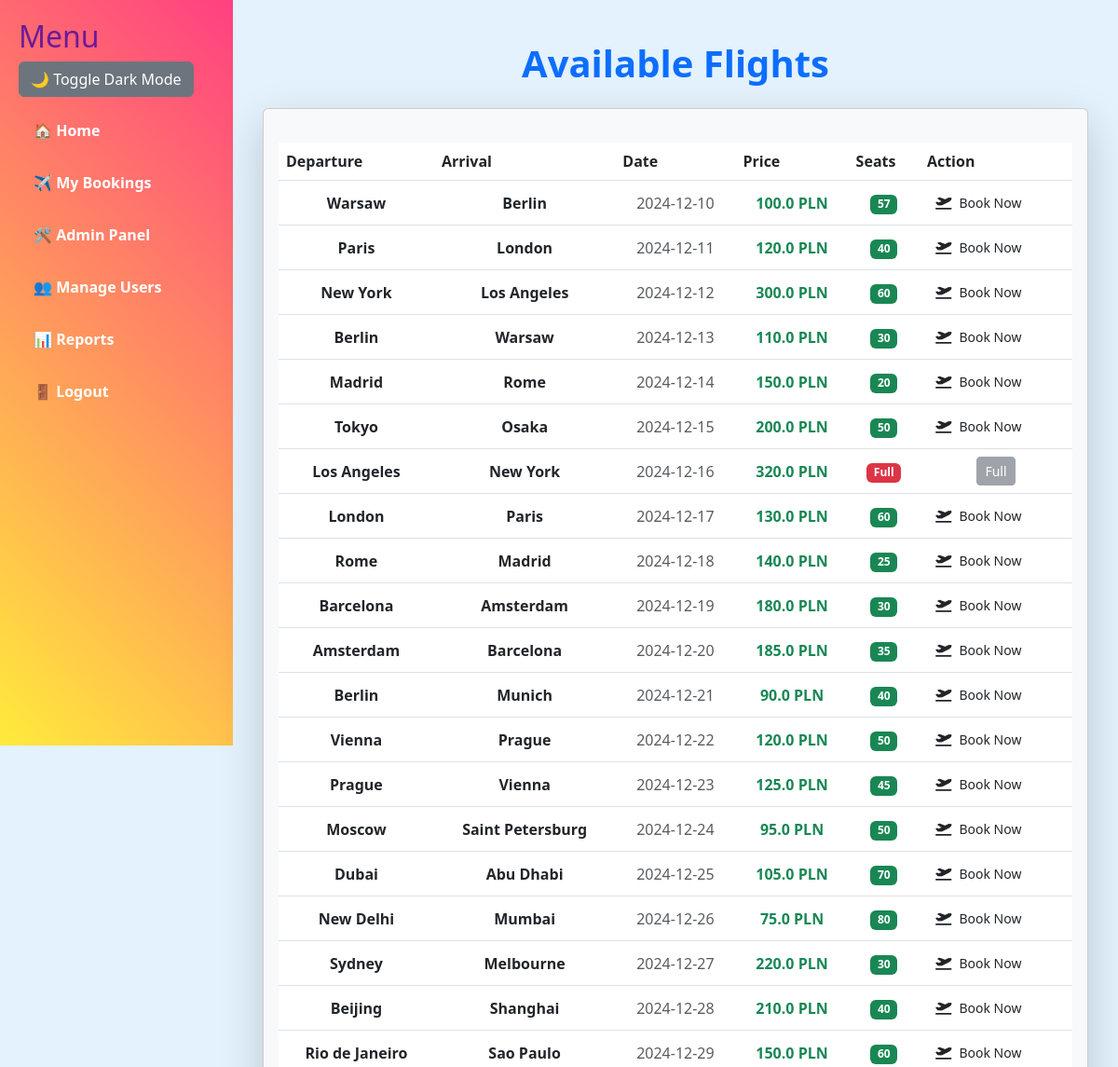
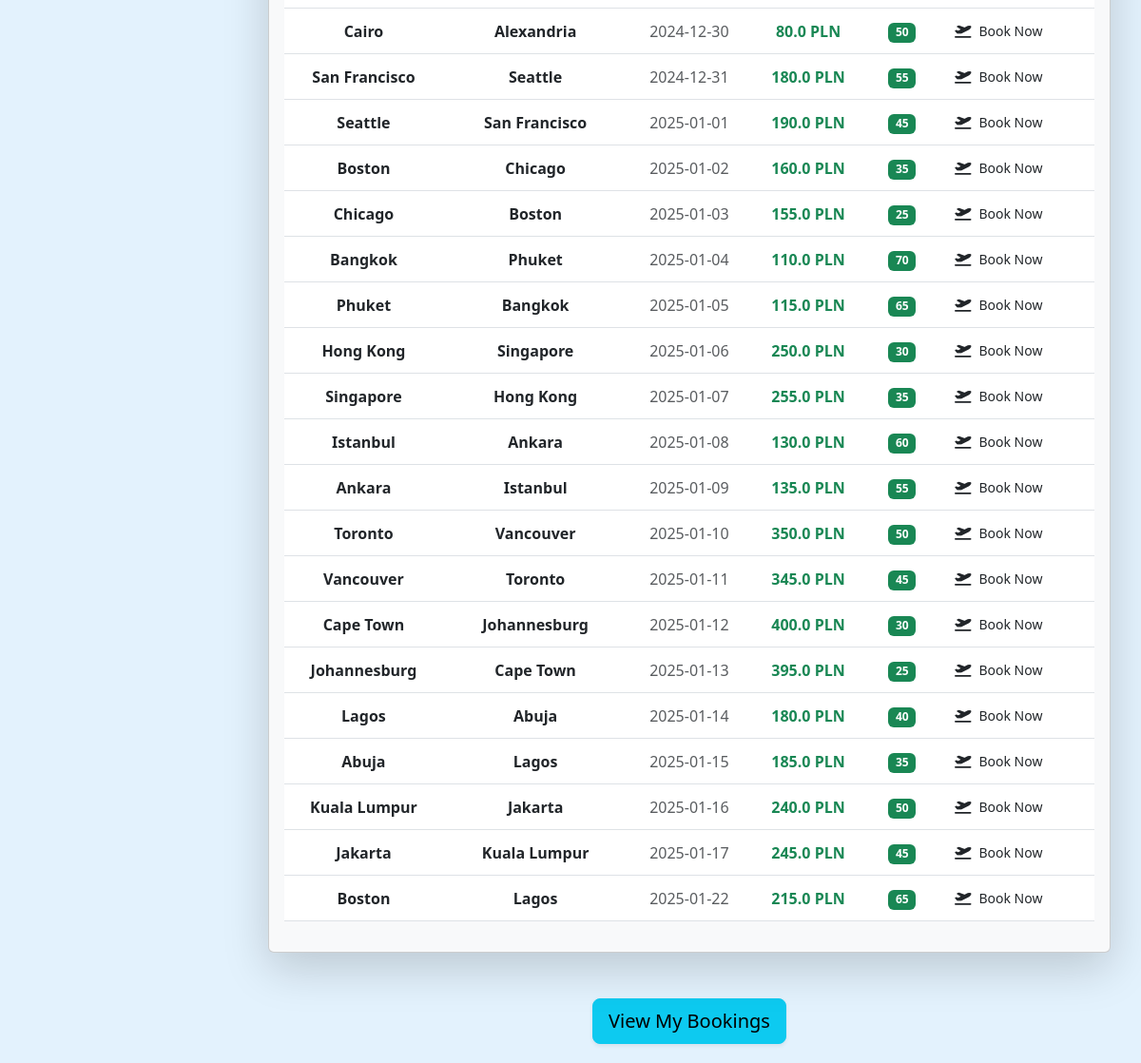
Screenshot of / (signed in) with the database file from the repository (2 pictures, top to bottom).
### app.py (models this page shows)
class Flight(db.Model):
    id = db.Column(db.Integer, primary_key=True)
    departure_city = db.Column(db.String(100), nullable=False)
    arrival_city = db.Column(db.String(100), nullable=False)
    date = db.Column(db.String(100), nullable=False)
    price = db.Column(db.Float, nullable=False)
    available_seats = db.Column(db.Integer, nullable=False)

### app.py (the view)
@app.route("/")
def index():
    flights = Flight.query.all()
    return render_template("index.html", flights=flights)

### app.py (called while the page is built)
@login_manager.user_loader
def load_user(user_id):
    return User.query.get(int(user_id))

    @property
    def is_active(self):
        return True

### templates/index.html
{% extends "base.html" %}
{% block content %}
<div class="container-fluid">
    <h1 class="text-center text-primary fw-bold my-4">Available Flights</h1>
    <div class="card shadow-lg p-3 mb-5 bg-body-tertiary rounded">
        <div class="table-responsive">
            <table class="table table-hover align-middle">
                <thead class="bg-gradient-primary text-white">
                    <tr>
                        <th>Departure</th>
                        <th>Arrival</th>
                        <th>Date</th>
                        <th>Price</th>
                        <th>Seats</th>
                        <th>Action</th>
                    </tr>
                </thead>
                <tbody>
                    {% for flight in flights %}
                    <tr>
                        <td class="text-dark fw-bold">{{ flight.departure_city }}</td>
                        <td class="text-dark fw-bold">{{ flight.arrival_city }}</td>
                        <td class="text-muted">{{ flight.date }}</td>
                        <td class="text-success fw-bold">{{ flight.price }} PLN</td>
                        <td>
                            {% if flight.available_seats > 0 %}
                                <span class="badge bg-success">{{ flight.available_seats }}</span>
                            {% else %}
                                <span class="badge bg-danger">Full</span>
                            {% endif %}
                        </td>
                        <td>
                            {% if flight.available_seats > 0 %}
                                <a href="{{ url_for('book_flight', flight_id=flight.id) }}" class="btn btn-gradient-primary btn-sm d-flex align-items-center">
                                    <i class="fas fa-plane-departure me-2"></i> Book Now
                                </a>
                            {% else %}
                                <button class="btn btn-secondary btn-sm" disabled>Full</button>
                            {% endif %}
                        </td>
                    </tr>
                    {% endfor %}
                </tbody>
            </table>
        </div>
    </div>
    {% if current_user.is_authenticated %}
    <div class="text-center mt-4">
        <a href="{{ url_for('my_bookings') }}" class="btn btn-info btn-lg shadow-sm">
            View My Bookings
        </a>
    </div>
    {% endif %}
</div>
{% endblock %}

### templates/base.html (style rules this page uses)
body { background-color: #e3f2fd; margin: 0; display: flex; transition: background-color 0.3s, color 0.3s; }
h1, h2, h3 { color: #6a1b9a; }
table { width: 100%; background-color: #ffffff; border-collapse: collapse; margin-top: 20px; }
table th { background-color: #6a1b9a; color: white; padding: 10px; }
table tr:nth-child(even) { background-color: #f3e5f5; }
table tr:nth-child(odd) { background-color: #ede7f6; }
table td { padding: 10px; text-align: center; }

### rows the page displays
Flight: departure_city "Warsaw", arrival_city "Berlin", date "2024-12-10", price "100.0", available_seats "57"
Flight: departure_city "Paris", arrival_city "London", date "2024-12-11", price "120.0", available_seats "40"
Flight: departure_city "New York", arrival_city "Los Angeles", date "2024-12-12", price "300.0", available_seats "60"
Flight: departure_city "Berlin", arrival_city "Warsaw", date "2024-12-13", price "110.0", available_seats "30"
Flight: departure_city "Madrid", arrival_city "Rome", date "2024-12-14", price "150.0", available_seats "20"
Flight: departure_city "Tokyo", arrival_city "Osaka", date "2024-12-15", price "200.0", available_seats "50"
Flight: departure_city "Los Angeles", arrival_city "New York", date "2024-12-16", price "320.0", available_seats "Full"
Flight: departure_city "London", arrival_city "Paris", date "2024-12-17", price "130.0", available_seats "60"
Flight: departure_city "Rome", arrival_city "Madrid", date "2024-12-18", price "140.0", available_seats "25"
Flight: departure_city "Barcelona", arrival_city "Amsterdam", date "2024-12-19", price "180.0", available_seats "30"
Flight: departure_city "Amsterdam", arrival_city "Barcelona", date "2024-12-20", price "185.0", available_seats "35"
Flight: departure_city "Berlin", arrival_city "Munich", date "2024-12-21", price "90.0", available_seats "40"
Flight: departure_city "Vienna", arrival_city "Prague", date "2024-12-22", price "120.0", available_seats "50"
Flight: departure_city "Prague", arrival_city "Vienna", date "2024-12-23", price "125.0", available_seats "45"
Flight: departure_city "Moscow", arrival_city "Saint Petersburg", date "2024-12-24", price "95.0", available_seats "50"
Flight: departure_city "Dubai", arrival_city "Abu Dhabi", date "2024-12-25", price "105.0", available_seats "70"
Flight: departure_city "New Delhi", arrival_city "Mumbai", date "2024-12-26", price "75.0", available_seats "80"
Flight: departure_city "Sydney", arrival_city "Melbourne", date "2024-12-27", price "220.0", available_seats "30"
Flight: departure_city "Beijing", arrival_city "Shanghai", date "2024-12-28", price "210.0", available_seats "40"
Flight: departure_city "Rio de Janeiro", arrival_city "Sao Paulo", date "2024-12-29", price "150.0", available_seats "60"
Flight: departure_city "Cairo", arrival_city "Alexandria", date "2024-12-30", price "80.0", available_seats "50"
Flight: departure_city "San Francisco", arrival_city "Seattle", date "2024-12-31", price "180.0", available_seats "55"
Flight: departure_city "Seattle", arrival_city "San Francisco", date "2025-01-01", price "190.0", available_seats "45"
Flight: departure_city "Boston", arrival_city "Chicago", date "2025-01-02", price "160.0", available_seats "35"
Flight: departure_city "Chicago", arrival_city "Boston", date "2025-01-03", price "155.0", available_seats "25"
Flight: departure_city "Bangkok", arrival_city "Phuket", date "2025-01-04", price "110.0", available_seats "70"
Flight: departure_city "Phuket", arrival_city "Bangkok", date "2025-01-05", price "115.0", available_seats "65"
Flight: departure_city "Hong Kong", arrival_city "Singapore", date "2025-01-06", price "250.0", available_seats "30"
Flight: departure_city "Singapore", arrival_city "Hong Kong", date "2025-01-07", price "255.0", available_seats "35"
Flight: departure_city "Istanbul", arrival_city "Ankara", date "2025-01-08", price "130.0", available_seats "60"
Flight: departure_city "Ankara", arrival_city "Istanbul", date "2025-01-09", price "135.0", available_seats "55"
Flight: departure_city "Toronto", arrival_city "Vancouver", date "2025-01-10", price "350.0", available_seats "50"
Flight: departure_city "Vancouver", arrival_city "Toronto", date "2025-01-11", price "345.0", available_seats "45"
Flight: departure_city "Cape Town", arrival_city "Johannesburg", date "2025-01-12", price "400.0", available_seats "30"
Flight: departure_city "Johannesburg", arrival_city "Cape Town", date "2025-01-13", price "395.0", available_seats "25"
Flight: departure_city "Lagos", arrival_city "Abuja", date "2025-01-14", price "180.0", available_seats "40"
Flight: departure_city "Abuja", arrival_city "Lagos", date "2025-01-15", price "185.0", available_seats "35"
Flight: departure_city "Kuala Lumpur", arrival_city "Jakarta", date "2025-01-16", price "240.0", available_seats "50"
Flight: departure_city "Jakarta", arrival_city "Kuala Lumpur", date "2025-01-17", price "245.0", available_seats "45"
Flight: departure_city "Boston", arrival_city "Lagos", date "2025-01-22", price "215.0", available_seats "65"
